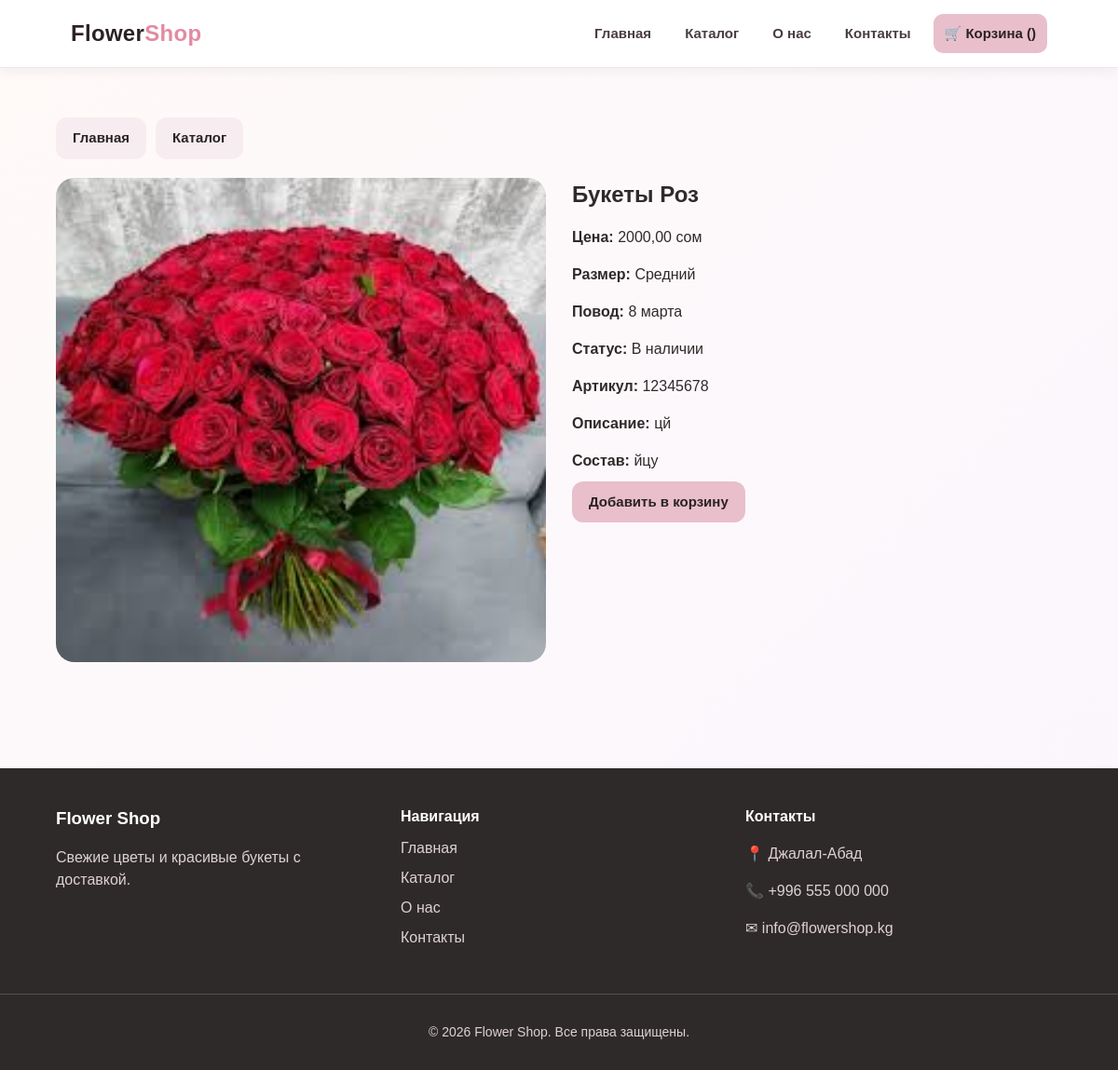
The page /product/bukety-roz/ on the database its author committed.
### shop/models.py (models this page shows, shortened)
class Product(models.Model):
    SIZE_CHOICES = [
        ("small", "Малый"),
        ("medium", "Средний"),
        ("large", "Большой"),
    ]
    STATUS_CHOICES = [
        ("in_stock", "В наличии"),
        ("pre_order", "Под заказ"),
    ]
    OCCASION_CHOICES = [
        ("birthday", "День рождения"),
        ("wedding", "Свадьба"),
        ("march8", "8 марта"),
        ("anniversary", "Годовщина"),
        ("love", "Любовь"),
        ("other", "Другое"),
    ]
    category = models.ForeignKey(
        Category,
        on_delete=models.CASCADE,
        related_name="products",
        verbose_name="Категория"
    )
    title = models.CharField("Название", max_length=200)
    slug = models.SlugField("Slug", unique=True, blank=True)
    image = models.ImageField("Фото", upload_to="products/")
    price = models.DecimalField("Цена", max_digits=10, decimal_places=2)
    description = models.TextField("Описание", blank=True)
    composition = models.TextField("Состав букета", blank=True)
    size = models.CharField("Размер", max_length=20, choices=SIZE_CHOICES, default="medium")
    occasion = models.CharField("Повод", max_length=30, choices=OCCASION_CHOICES, default="other")
    status = models.CharField("Статус", max_length=20, choices=STATUS_CHOICES, default="in_stock")
    article = models.CharField("Артикул", max_length=50, unique=True)
    is_popular = models.BooleanField("Популярный", default=False)
    created_at = models.DateTimeField("Создано", auto_now_add=True)
    class Meta:
        verbose_name = "Товар"
        verbose_name_plural = "Товары"
        ordering = ["-created_at"]

### shop/views.py (the view)
# urls.py: path("product/<slug:slug>/", views.product_detail, name="product_detail"),
def product_detail(request, slug):
    product = get_object_or_404(Product, slug=slug)
    return render(request, "shop/product_detail.html", {"product": product})

### templates/shop/product_detail.html (shortened to what this page needs)
{% extends 'shop/base.html' %}
{% block content %}
<section class="section">
    <div class="container">
        <div class="product-nav">
            <a href="{% url 'home' %}" class="btn btn-light">Главная</a>
            <a href="{% url 'catalog' %}" class="btn btn-light">Каталог</a>
        </div>
        <div class="product-detail">
            <div class="product-image">
                {% if product.image %}
                    <img src="{{ product.image.url }}" alt="{{ product.title }}">
                {% endif %}
            </div>
            <div class="product-info">
                <h1>{{ product.title }}</h1>
                <p><strong>Цена:</strong> {{ product.price }} сом</p>
                <p><strong>Размер:</strong> {{ product.get_size_display }}</p>
                <p><strong>Повод:</strong> {{ product.get_occasion_display }}</p>
                <p><strong>Статус:</strong> {{ product.get_status_display }}</p>
                <p><strong>Артикул:</strong> {{ product.article }}</p>
                {% if product.description %}
                    <p><strong>Описание:</strong> {{ product.description }}</p>
                {% endif %}
                {% if product.composition %}
                    <p><strong>Состав:</strong> {{ product.composition }}</p>
                {% endif %}
                <a href="{% url 'add_to_cart' product.id %}" class="btn">Добавить в корзину</a>
            </div>
        </div>
    </div>
</section>
{% endblock %}

### static/css/base.css (style rules this page uses)
* { box-sizing: border-box; }
html, body { height: 100%; }
html { scroll-behavior: smooth; }
body { margin: 0; font-family: Arial, sans-serif; color: #2f2a2a; line-height: 1.5; background: linear-gradient(-45deg, #fff6f8, #fdf1f4, #f8f4ff, #fffaf8); background-size: 400% 400%; animation: gradientMove 16s ease infinite; min-height: 100vh; display: flex; flex-direction: column; }
img { max-width: 100%; display: block; }
a { transition: 0.2s ease; }
.container { width: 90%; max-width: 1200px; margin: 0 auto; }
.section { padding: 54px 0; }
.section h1, .section h2 { margin-top: 0; margin-bottom: 20px; }
.btn { display: inline-block; padding: 11px 18px; background: #e8bfcb; color: #2b2225; text-decoration: none; border-radius: 12px; border: none; cursor: pointer; font-size: 15px; font-weight: 600; }
.btn-light { background: #f7edf0; color: #2b2225; }
.product-nav { display: flex; gap: 10px; margin-bottom: 20px; flex-wrap: wrap; }
.product-detail { display: grid; grid-template-columns: 1fr; gap: 28px; }
.product-image img { width: 100%; border-radius: 20px; max-height: 520px; object-fit: cover; }
.product-info h1 { margin-top: 0; margin-bottom: 14px; }
.product-info p { margin-bottom: 10px; }
@media (min-width: 768px) { .product-detail { grid-template-columns: 1fr 1fr; align-items: start; } }

### rows shown on the page
Product: image (picture), title "Букеты Роз", price "2000,00", size "Средний", occasion "8 марта", status "В наличии", article "12345678", description "цй", composition "йцу"
